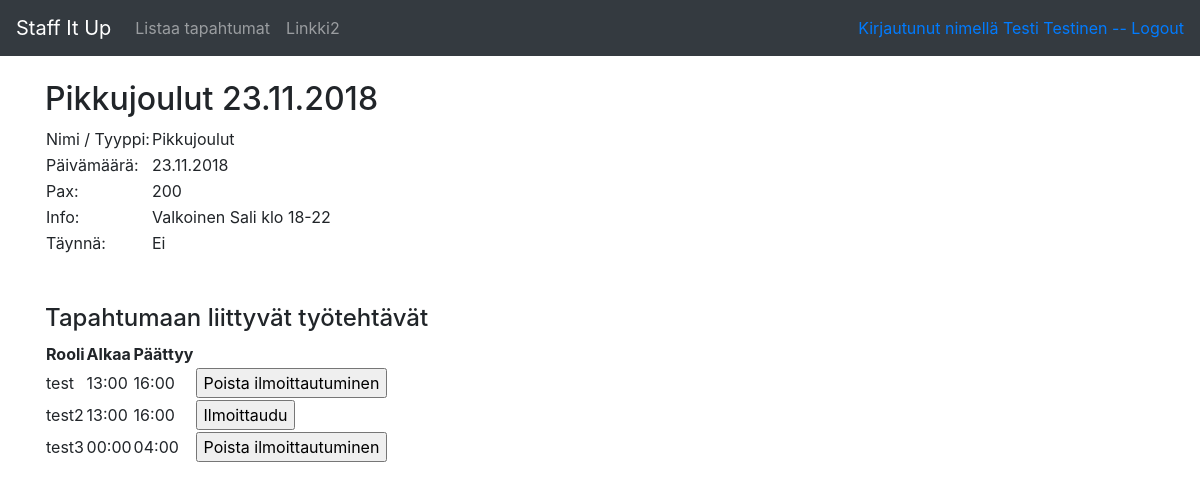
/user/events/1/details (signed in), run on an earlier commit of the app's database.
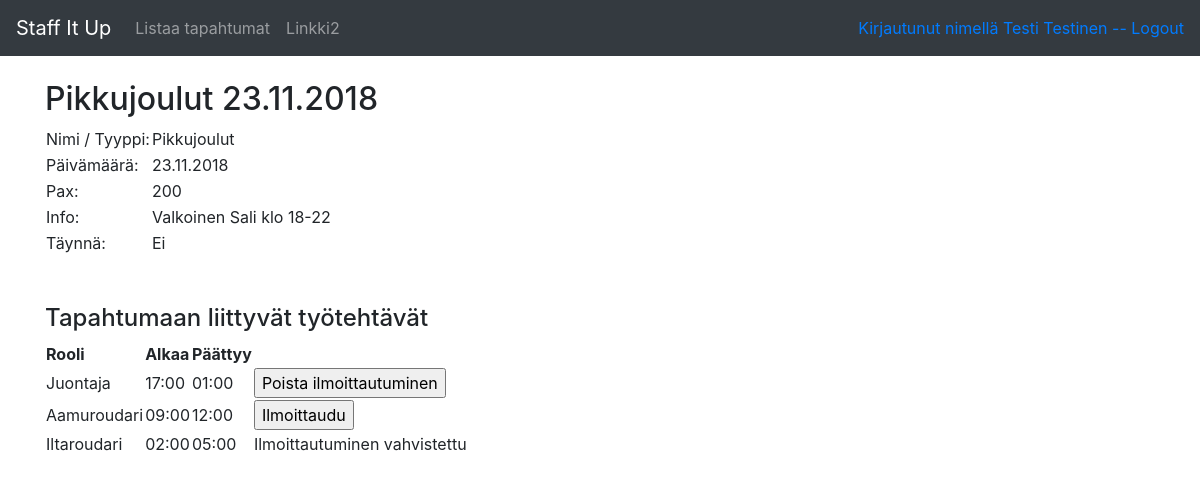
And on a later commit of the database.
### application/auth/models.py (models this page shows, shortened)
class User(db.Model):
    __tablename__ = "account"
    id = db.Column(db.Integer, primary_key=True)
    date_created = db.Column(db.DateTime, default=db.func.current_timestamp())
    date_modified = db.Column(db.DateTime, default=db.func.current_timestamp(),
                              onupdate=db.func.current_timestamp())
    name = db.Column(db.String(144), nullable=False)
    username = db.Column(db.String(20), nullable=False)
    password = db.Column(db.String(30), nullable=False)
    email = db.Column(db.String(144))
    phone = db.Column(db.String(20))
    roles = db.relationship("Role", secondary="account_role")
    def is_authenticated(self):
        return True

### application/events/models.py (models this page shows, shortened)
class Event(db.Model):
    id = db.Column(db.Integer, primary_key=True)
    type = db.Column(db.String(144), nullable=False)
    date = db.Column(db.Date, nullable=False)
    pax = db.Column(db.Integer)
    info = db.Column(db.String(500))
    staffed = db.Column(db.Boolean, nullable=False)
    assignments = db.relationship("Assignment", backref='event', lazy=True)

### application/assignments/models.py (models this page shows, shortened)
class Assignment(db.Model):
    id = db.Column(db.Integer, primary_key=True)
    starttime = db.Column(db.Time, nullable=False)
    endtime = db.Column(db.Time, nullable=False)
    role = db.Column(db.String(144), nullable=False)
    event_id = db.Column(db.Integer, db.ForeignKey('event.id'),
       nullable=False)
    users = db.relationship("User", secondary="account_assignment")
    registrations = db.relationship("AssignmentRegistration", backref='assignment', lazy=True)
    @staticmethod
    def check_reg_existence(user, assignment):
        r = AssignmentRegistration.query.filter_by(account_id=user, assignment_id=assignment).first()
        if r:
            return True
        else:
            return False
    @staticmethod
    def check_reg_confirmed(user, assignment):
        r = AssignmentRegistration.query.filter_by(account_id=user, assignment_id=assignment).first()
        if r and r.confirmed == True:
            return True
        else:
            return False

### application/events/views.py (the view)
@app.route("/user/events/<event_id>/details", methods=["GET"])
@login_required(role="user")
def event_details_user(event_id):
    event = Event.query.get(event_id)
    return render_template("user/events/event.html", event=event, assignments=event.assignments)

### application/__init__.py (called while the page is built)
def login_required(role="ANY"):
    def wrapper(fn):
        @wraps(fn)
        def decorated_view(*args, **kwargs):
            if not current_user.is_authenticated():
                return login_manager.unauthorized()
            unauthorized = False
            if role != "ANY":
                unauthorized = True
                if role == "admin":
                    login_manager.login_view = "admin_login"
                for user_role in current_user.roles:
                    if user_role.name == role:
                        unauthorized = False
                        break
            if unauthorized:
                return login_manager.unauthorized()
            login_manager.login_view = "auth_login"
            return fn(*args, **kwargs)
        return decorated_view
    return wrapper

@login_manager.user_loader
def load_user(user_id):
    return User.query.get(user_id)

### application/templates/user/events/event.html
{% extends "user/layout.html" %}
{% block body %}
<h2>{{ event.type }} {{ event.date.strftime("%d.%m.%Y") }}</h2>
  <table>
    <tr>
      <td>Nimi / Tyyppi: </td>
      <td>{{ event.type }}</td>
    </tr>
    <tr>
      <td>Päivämäärä: </td>
      <td>{{ event.date.strftime("%d.%m.%Y") }}</td>
    </tr>
    <tr>
      <td>Pax: </td>
      <td>{{ event.pax }}</td>
    </tr>
    <tr>
      <td>Info: </td>
      <td>{{ event.info }}</td>
    </tr>
    <tr>
      <td>Täynnä: </td>
      {% if event.staffed  %}
      <td>Kyllä</td>
      {% else %}
      <td>Ei</td>
      {% endif %}
    </tr>
  </table>
  <br><br>
  <h4>Tapahtumaan liittyvät työtehtävät</h4>
  <table>
    <tr>
      <th>Rooli</th>
      <th>Alkaa</th>
      <th>Päättyy</th>
    </tr>
    {% for assignment in assignments %}
    <tr>
      <td> {{ assignment.role }}</a>
      </td>
      <td>{{ assignment.starttime.strftime("%H:%M") }}</td>
      <td>{{ assignment.endtime.strftime("%H:%M") }}</td>
      <td>
        {% if assignment.check_reg_confirmed(current_user.id, assignment.id) == True %}
        Ilmoittautuminen vahvistettu
        {% elif assignment.check_reg_existence(current_user.id, assignment.id) %}
        <form method="POST" action="{{ url_for('reg_delete', assignment_id=assignment.id, event_id=event.id) }}">
	        <input type="submit" value="Poista ilmoittautuminen"/>
	      </form>
        {% else %}
        <form method="POST" action="{{ url_for('reg_create', assignment_id=assignment.id, event_id=event.id) }}">
	        <input type="submit" value="Ilmoittaudu"/>
	      </form>
        {% endif %}
      </td
    </tr>
    {% endfor %}
  </table>
{% endblock %}

### application/templates/user/layout.html (shortened to what this page needs)
<!DOCTYPE html>
  <html>
    <head>
      <link rel="stylesheet" href="https://maxcdn.bootstrapcdn.com/bootstrap/4.0.0/css/bootstrap.min.css">
    </head>
    <body>
      <nav class="navbar navbar-expand-md navbar-dark bg-dark mb-4">
	      <a class="navbar-brand" href="{{ url_for('user_index') }} ">Staff It Up</a>
	        <div class="collapse navbar-collapse" id="navbarCollapse">
            <ul class="navbar-nav mr-auto">
              <li class="nav-item">
                <a class="nav-link" href="{{ url_for('events_userindex') }}">Listaa tapahtumat</a>
              </li>
              <li class="nav-item">
                <a class="nav-link" href="{{ url_for('user_index') }}">Linkki2</a>
              </li>
            </ul>
            <div class="form-inline mt-2 mt-md-0">
	            {% if current_user.is_authenticated %}
	            <a href="{{ url_for('auth_logout') }}">Kirjautunut nimellä {{ current_user.name }} -- Logout</a>
	            {% endif %}
            </div>
	        </div>
        </nav>
        <main role="main" class="container">
	        {% block body %}{% endblock %}
      </main>
    </body>
  </html>

What changed in the data, as far as the page shows it:
removed Assignment: role "test", starttime "13:00", endtime "16:00"
removed Assignment: role "test2", starttime "13:00", endtime "16:00"
removed Assignment: role "test3", starttime "00:00", endtime "04:00"
added Assignment: role "Juontaja", starttime "17:00", endtime "01:00"
added Assignment: role "Aamuroudari", starttime "09:00", endtime "12:00"
added Assignment: role "Iltaroudari", starttime "02:00", endtime "05:00", shows "Ilmoittautuminen vahvistettu"
